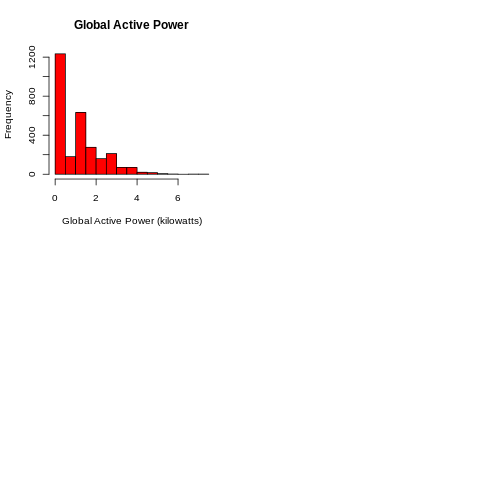

Source code (R):
### source read_data.R file to load the data into environment
source("read_data.R")

###Setting background to transparent
par(bg = "transparent")

### Create Plot1 histogram
with(data, hist(global_active_power, 
                main = "Global Active Power", 
                xlab = "Global Active Power (kilowatts)",
                col = "red"))
dev.copy(png, "plot1.png", width = 480, height = 480)
dev.off()
